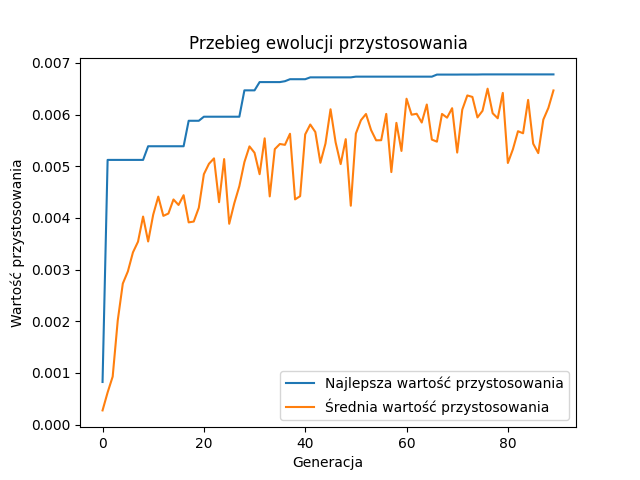
#> input picture Przykładowe przebiegi/Szablon 1_1.png, 640 x 480 px
$ python New_text_file.py
#> lines starting #> are read from the running program, lines starting #| are printed output that depends on the picture
import matplotlib.pyplot as plt

import numpy as np
import cv2
#wczytaj obrazy

img1 = cv2.imread('Szablon 1_1.png')
#> img1 is the input picture: shape (480, 640, 3); mean B, G, R 245.7, 247, 248.5
img1 = cv2.cvtColor(img1, cv2.COLOR_BGR2RGB)
img2 = cv2.imread('Szablon 1_2.png')
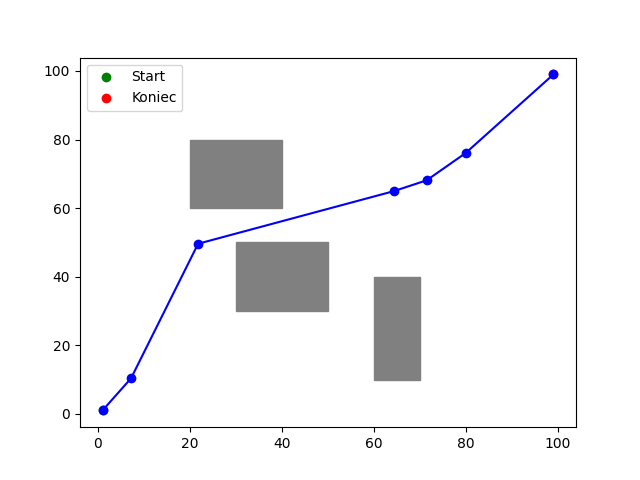
#> input picture Przykładowe przebiegi/Szablon 1_2.png, 640 x 480 px
#> img2 is the input picture: shape (480, 640, 3); mean B, G, R 245, 243.6, 243.7
img2 = cv2.cvtColor(img2, cv2.COLOR_BGR2RGB)
img3 = cv2.imread('Szablon 2_1.png')
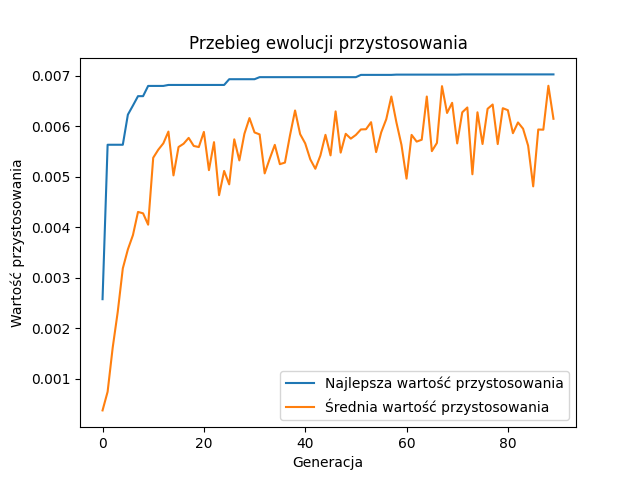
#> input picture Przykładowe przebiegi/Szablon 2_1.png, 640 x 480 px
#> img3 is the input picture: shape (480, 640, 3); mean B, G, R 245.9, 247.2, 248.7
img3 = cv2.cvtColor(img3, cv2.COLOR_BGR2RGB)
img4 = cv2.imread('Szablon 2_2.png')
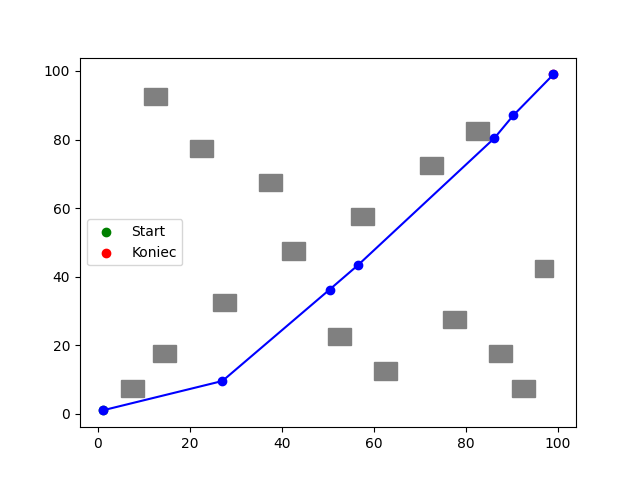
#> input picture Przykładowe przebiegi/Szablon 2_2.png, 640 x 480 px
#> img4 is the input picture: shape (480, 640, 3); mean B, G, R 249.4, 248.1, 248.2
img4 = cv2.cvtColor(img4, cv2.COLOR_BGR2RGB)
img5 = cv2.imread('Szablon 3_1.png')
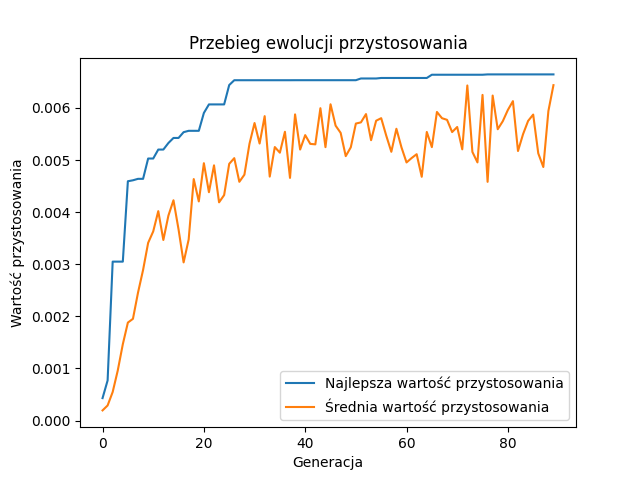
#> input picture Przykładowe przebiegi/Szablon 3_1.png, 640 x 480 px
#> img5 is the input picture: shape (480, 640, 3); mean B, G, R 245.7, 247.1, 248.6
img5 = cv2.cvtColor(img5, cv2.COLOR_BGR2RGB)
img6 = cv2.imread('Szablon 3_2.png')
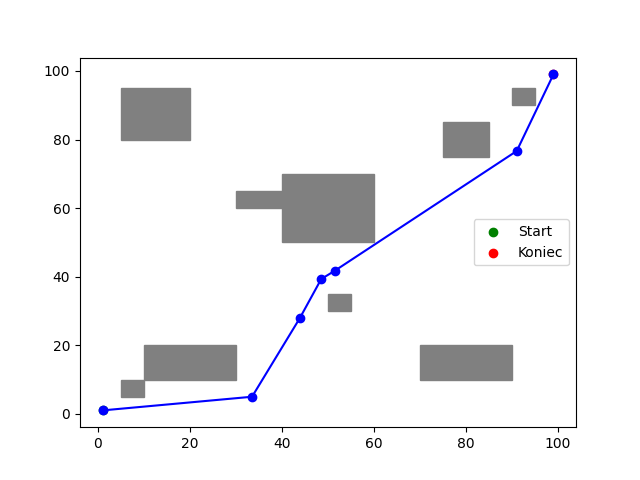
#> input picture Przykładowe przebiegi/Szablon 3_2.png, 640 x 480 px
#> img6 is the input picture: shape (480, 640, 3); mean B, G, R 243.7, 242.4, 242.4
img6 = cv2.cvtColor(img6, cv2.COLOR_BGR2RGB)
img7 = cv2.imread('Szablon 4_1.png')
#> (the run stopped early here; a loop or call above may not have finished)
